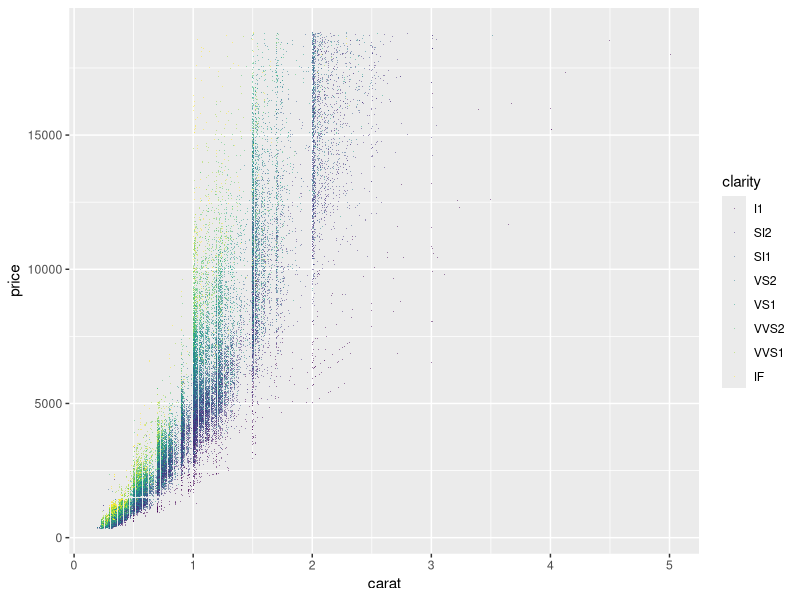
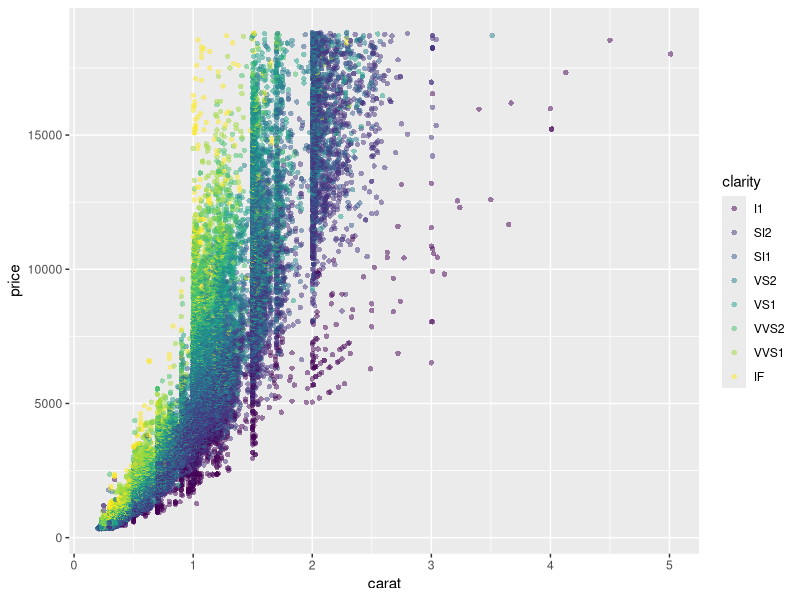

These charts were generated, in order, by the following R code: (Note: this script raises an error after producing the figures.)
# Use geom_*()
# * there are about 50 different types to insert here
# add optional aesthetics inside ()

# SCATTER PLOT
# We must always consider overplotting, particularly in the following four situations:
# - Large datasets
# - Aligned values on a single axis
# - Low-precision data
# - Integer data

# Load the ggplot2 package
library(ggplot2)

# Plot price vs. carat, colored by clarity
plt_price_vs_carat_by_clarity <- ggplot(diamonds, aes(carat, price, color = clarity))

# Add a point layer with tiny points
plt_price_vs_carat_by_clarity + geom_point(alpha = 0.5, shape = ".", size = 1)

# Set transparency to 0.5 and shape to 16
plt_price_vs_carat_by_clarity + geom_point(alpha = 0.5, shape = 16)

# Let's take a look at another case where we should be aware of overplotting: Aligning values on a single axis.
# This occurs when one axis is continuous and the other is categorical, which can be overcome with some form of jittering.

fcyl <- factor(mtcars$cyl)  # number of cylinders

# Plot base
plt_mpg_vs_fcyl_by_fam <- ggplot(mtcars, aes(fcyl, mpg, color = fam))

# Default points are shown for comparison
plt_mpg_vs_fcyl_by_fam + geom_point()

# Alter the point positions by jittering, width 0.3
plt_mpg_vs_fcyl_by_fam + geom_point(position = position_jitter(width = 0.3))

# Now jitter and dodge the point positions
geom_point(position = position_jitterdodge(jitter.width = 0.3, dodge.width = 0.3))


ggplot(iris, aes(Sepal.Length, Sepal.Width, color = Species)) +
  # Swap for jitter layer with width 0.1
  geom_jitter(alpha = 0.5, width = 0.1)

ggplot(iris, aes(Sepal.Length, Sepal.Width, color = Species)) +
  # Set the position to jitter
  geom_point(alpha = 0.5, position = "jitter")

ggplot(iris, aes(Sepal.Length, Sepal.Width, color = Species)) +
  # Use a jitter position function with width 0.1
  geom_point(alpha = 0.5, position = position_jitter(width = 0.1))


# Vocab data set NOT LOADED HERE SO CODE WON'T WORK
# Examine the structure of Vocab
str(Vocab)

# Plot vocabulary vs. education
ggplot(Vocab, aes(education, vocabulary)) +
  # Add a point layer
  geom_point()

ggplot(Vocab, aes(education, vocabulary)) +
  # Change to a jitter layer
  geom_jitter()

ggplot(Vocab, aes(education, vocabulary)) +
  # Set the transparency to 0.2
  geom_jitter(alpha = 0.2)

ggplot(Vocab, aes(education, vocabulary)) +
  # Set the shape to 1
  geom_jitter(alpha = 0.2, shape = 1)


# HISTOGRAM

# Plot mpg
ggplot(mtcars, aes(mpg)) +
  # Add a histogram layer
  geom_histogram()

ggplot(mtcars, aes(mpg)) +
  # Set the binwidth to 1
  geom_histogram(binwidth = 1)

# Map y to ..density..
ggplot(mtcars, aes(mpg, ..density..)) +
  geom_histogram(binwidth = 1)

datacamp_light_blue <- "#51A8C9"

ggplot(mtcars, aes(mpg, ..density..)) +
  # Set the fill color to datacamp_light_blue
  geom_histogram(binwidth = 1, fill = datacamp_light_blue)


# Here, we'll examine the various ways of applying positions to histograms. geom_histogram(), a special case of geom_bar(), has a position argument that can take on the following values:
# - stack (the default): Bars for different groups are stacked on top of each other.
# - dodge: Bars for different groups are placed side by side.
# - fill: Bars for different groups are shown as proportions.
# - identity: Plot the values as they appear in the dataset.

fam <- factor(mtcars$am)  # automatic or manual transmission

# Update the aesthetics so the fill color is by fam
ggplot(mtcars, aes(mpg, fill = fam)) +
  geom_histogram(binwidth = 1)

ggplot(mtcars, aes(mpg, fill = fam)) +
  # Change the position to dodge
  geom_histogram(binwidth = 1, position = "dodge")

ggplot(mtcars, aes(mpg, fill = fam)) +
  # Change the position to fill
  geom_histogram(binwidth = 1, position = "fill")

ggplot(mtcars, aes(mpg, fill = fam)) +
  # Change the position to identity, with transparency 0.4
  geom_histogram(binwidth = 1, position = "identity", alpha = 0.4)


# BAR PLOT
# geom_bar() has three position options:
# - stack: The default
# - dodge: Preferred
# - fill: To show proportions

# While we will be using geom_bar() here, note that the function geom_col() is just geom_bar() where both the position and stat arguments are set to "identity". 
# It is used when we want the heights of the bars to represent the exact values in the data.

# Plot fcyl, filled by fam
ggplot(mtcars, aes(fcyl, fill = fam)) +
  # Add a bar layer
  geom_bar()

ggplot(mtcars, aes(fcyl, fill = fam)) +
  # Set the position to "fill"
  geom_bar(position = "fill")

ggplot(mtcars, aes(fcyl, fill = fam)) +
  # Change the position to "dodge"
  geom_bar(position = "dodge")

# The reason you want to use position_dodge() (and position_jitter()) is to specify how much dodging (or jittering) you want.

ggplot(mtcars, aes(cyl, fill = fam)) +
  # Change position to use the functional form, with width 0.2
  geom_bar(position = position_dodge(width = 0.2))

ggplot(mtcars, aes(cyl, fill = fam)) +
  # Set the transparency to 0.6
  geom_bar(position = position_dodge(width = 0.2), alpha = 0.6)


# Vocab data set NOT LOADED HERE SO CODE WON'T WORK

# Plot education, filled by vocabulary
ggplot(Vocab, aes(education, fill = vocabulary))

# Plot education, filled by vocabulary
ggplot(Vocab, aes(education, fill = vocabulary)) +
  # Add a bar layer with position "fill"
  geom_bar(position = "fill")

# Plot education, filled by vocabulary
ggplot(Vocab, aes(education, fill = vocabulary)) +
  geom_bar(position = "fill") +
  # Add a brewer fill scale with default palette
  scale_fill_brewer()


# LINE PLOT

# Print the head of economics
head(economics)

# Using economics, plot unemploy vs. date
ggplot(economics, aes(date, unemploy)) +
  # Make it a line plot
  geom_line()

# Change the y-axis to the proportion of the population that is unemployed
ggplot(economics, aes(date, unemploy/pop)) +
  geom_line()


# fish data set NOT LOADED HERE SO CODE WON'T WORK
# Plot the Rainbow Salmon time series
ggplot(fish.species, aes(x = Year, y = Rainbow)) +
  geom_line()

# Plot the Pink Salmon time series
ggplot(fish.species, aes(x = Year, y = Pink)) +
  geom_line()

# Plot multiple time-series by grouping by species
ggplot(fish.tidy, aes(Year, Capture)) +
  geom_line(aes(group = Species))

# Plot multiple time-series by coloring by species
ggplot(fish.tidy, aes(Year, Capture, color = Species)) +
  geom_line()